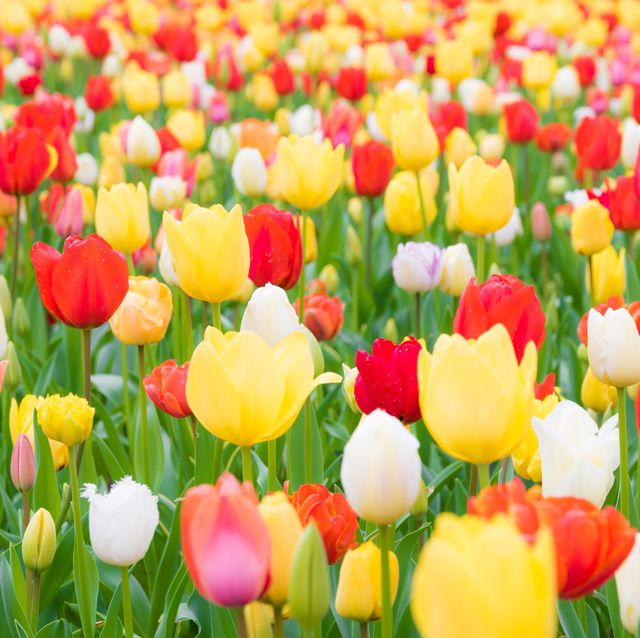
#> input picture Computer vision/1_Introduction/tulips.jpg, 640 x 638 px, found by its file name
$ jupyter execute '29_Red rose extraction  or segmentation.ipynb'
#> lines starting #> are read from the running program, lines starting #| are printed output that depends on the picture; after the words box and inside, x2 and y2 are one past the last pixel; in counts of white or black regions, pixels touching at a corner belong together
[cell 1]
import numpy as np
import matplotlib.pyplot as plt
import cv2

[cell 2]
img = cv2.imread(r'F:\\Machine Learning\\Computer vision\\1_Introduction\\tulips.jpg')
#> img is the input picture: shape (638, 640, 3); mean B, G, R 87.5, 161.1, 197.5

[cell 3]
plt.imshow(img[:, :, ::-1]) # BGR TO RGB

[cell 4]
hsv = cv2.cvtColor(img, cv2.COLOR_BGR2HSV)
#> hsv: shape (638, 640, 3); mean H, S, V 40.4, 155.5, 210.1

[cell 5]
plt.imshow(hsv)

[cell 6]
lr = np.array([0,120,70])
ur = np.array([15, 255, 255])

mask1 = cv2.inRange(hsv, lr, ur)
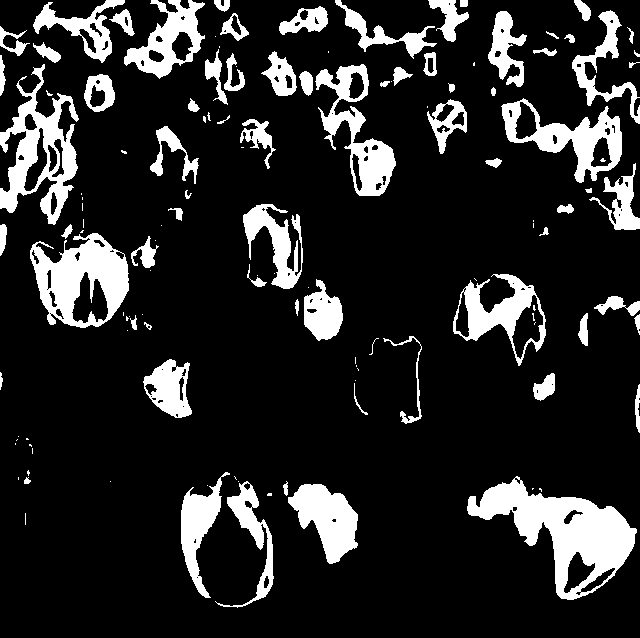
#> mask1: shape (638, 640); 15.6% white; 128 white regions (55 under 20 px), largest, box (x1, y1, x2, y2) and area: (467, 476, 637, 600) 8327, (30, 233, 129, 328) 5259, (0, 64, 79, 225) 4934

[cell 7]
type(mask1)

[cell 8]
mask1.dtype

[cell 9]
mask1.shape
#> Out = (638, 640)

[cell 10]
mask1.max()
#> Out = 255

[cell 11]
mask1.min()
#> Out = 0

[cell 12]
lr2 = np.array([160,120,70])
ur2 = np.array([180, 255, 255])

mask2 = cv2.inRange(hsv, lr2, ur2)
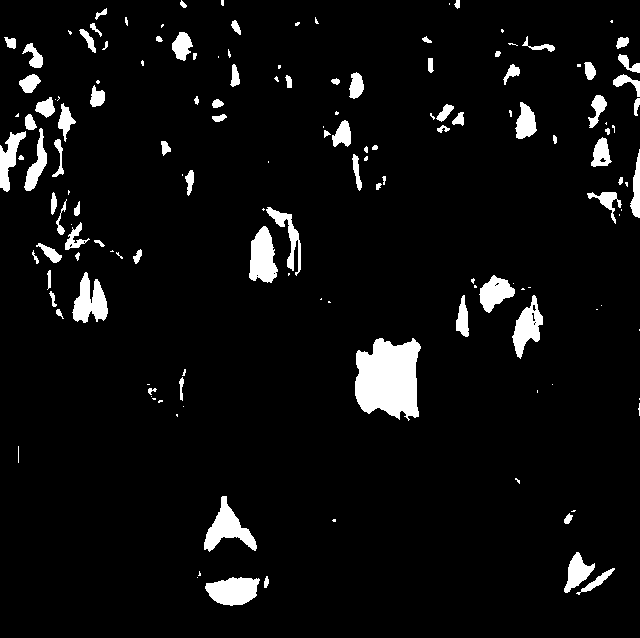
#> mask2: shape (638, 640); 5.7% white; 150 white regions (64 under 20 px), largest, box (x1, y1, x2, y2) and area: (355, 338, 421, 421) 4163, (204, 496, 257, 552) 1212, (205, 577, 260, 606) 1154

[cell 13]
mask2.max()
#> Out = 255

[cell 14]
mask2.min()
#> Out = 0

[cell 15]
np.unique(mask2)
#> Out = [0, 255]

[cell 16]
mask = mask1 | mask2
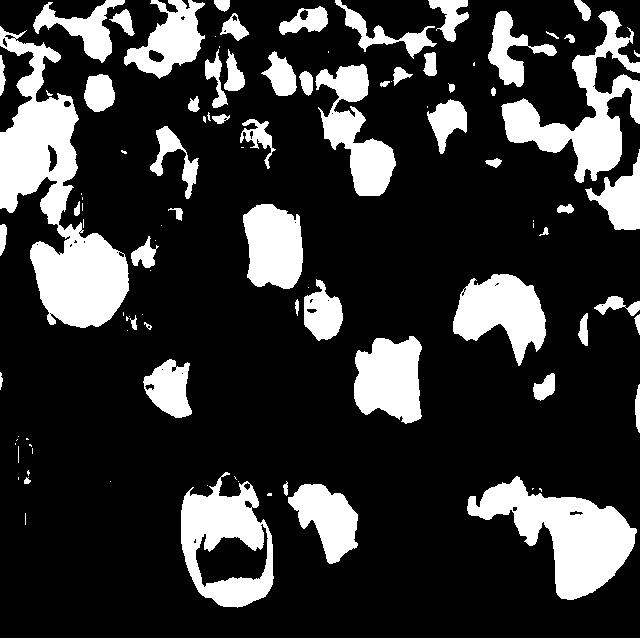
#> mask: shape (638, 640); 21.3% white; 102 white regions (43 under 20 px), largest, box (x1, y1, x2, y2) and area: (0, 26, 129, 328) 15663, (467, 476, 637, 600) 9246, (501, 10, 640, 183) 7576

[cell 17]
np.unique(mask)
#> Out = [0, 255]

[cell 18]
res = cv2.bitwise_and (img, img, mask = mask)
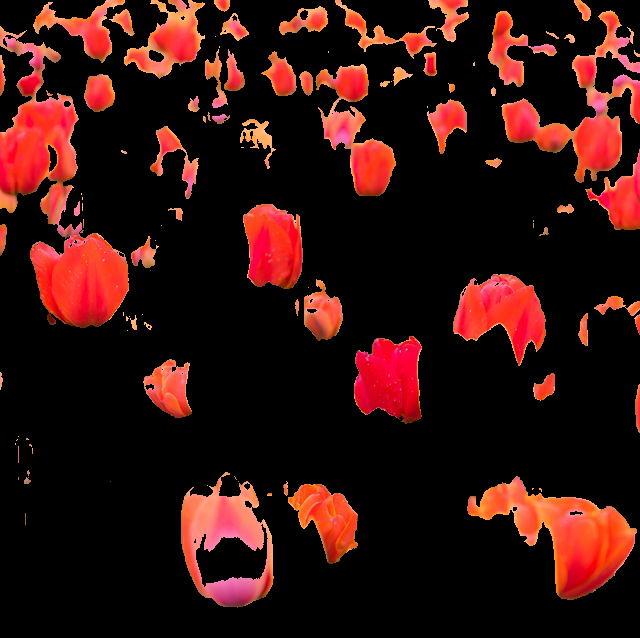
#> res: shape (638, 640, 3); mean B, G, R 13.8, 17.5, 51.2

[cell 19]
plt.figure(1)
plt.subplot(121)
plt.imshow(img[:,:,::-1])
plt.subplot(122)
plt.imshow(res[:,:,::-1])
plt.show()
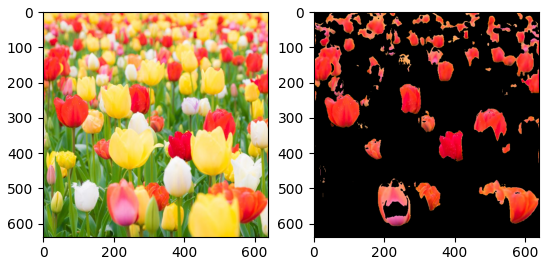
#> figure drawn by matplotlib, 2 panels
